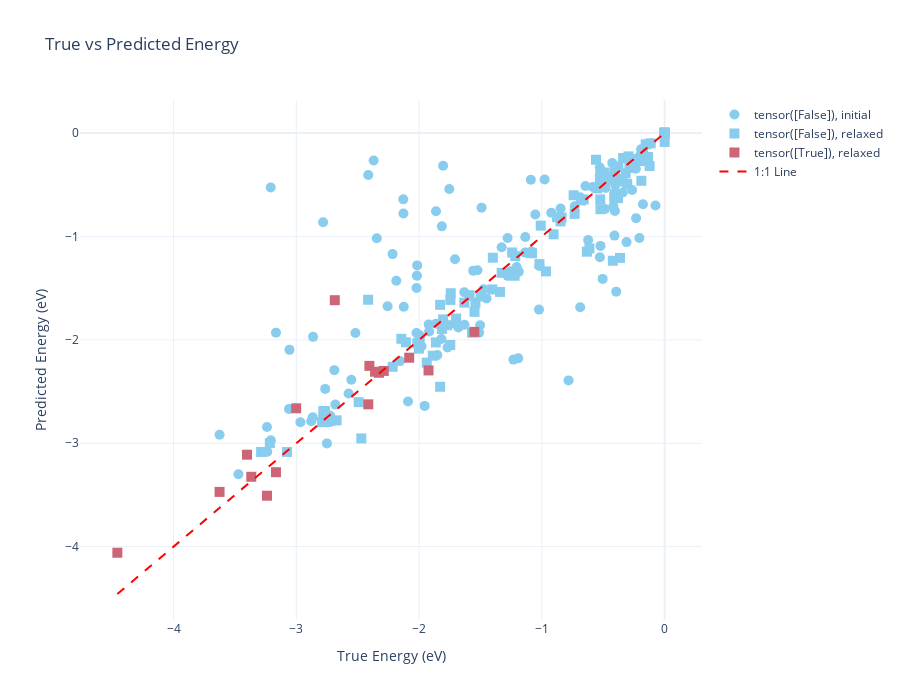

The notebook cell saved with this chart:
### Code cell
# Color palette
color_map = px.colors.qualitative.Safe

fig = go.Figure()

unique_dissociations = df_test_set["Dissociation"].unique()
unique_states = df_test_set["State"].unique()

for i, diss in enumerate(unique_dissociations):
    for j, state in enumerate(unique_states):
        subset = df_test_set[(df_test_set["Dissociation"] == diss) & (df_test_set["State"] == state)]
        if not subset.empty:
            fig.add_trace(go.Scatter(
                x=subset['True_eV'],
                y=subset['Prediction_eV'],
                mode='markers',
                name=f"{diss}, {state}",
                marker=dict(
                    size=10,
                    color=color_map[i % len(color_map)],
                    symbol=j
                ),
                # Include extra hover fields
                hovertemplate=
                    "<b>Molecule Group:</b> %{customdata[2]}<br>" +
                    "<b>Molecule:</b> %{customdata[3]}<br>" +
                    "<b>State:</b> %{customdata[1]}<br>" +
                    "<b>Dissociation:</b> %{customdata[0]}<br>" +
                    "<b>True Energy:</b> %{x:.3f} eV<br>" +
                    "<b>Predicted:</b> %{y:.3f} eV<br>" +
                    "<extra></extra>",
                customdata=subset[['Dissociation', 'State', 'Molecule Group', 'Molecule']]
            ))

# 1:1 Line
fig.add_trace(go.Scatter(
    x=[df_test_set['True_eV'].min(), df_test_set['True_eV'].max()],
    y=[df_test_set['True_eV'].min(), df_test_set['True_eV'].max()],
    mode='lines',
    name='1:1 Line',
    line=dict(dash='dash', color='red')
))

# Layout
fig.update_layout(
    title='True vs Predicted Energy',
    xaxis_title='True Energy (eV)',
    yaxis_title='Predicted Energy (eV)',
    width=900,
    height=700,
    template='plotly_white'
)

fig.show()

### Figure 1 — Plotly figure (JSON) as saved in the notebook; plotly's stock layout.template omitted (floating-point values rounded to 4 significant figures; data arrays with more than 128 entries replaced by an {"elided": "..."} marker saying what was removed)
{"data": [{"customdata": {"elided": "129x4 str values"}, "hovertemplate": "<b>Molecule Group:</b> %{customdata[2]}<br><b>Molecule:</b> %{customdata[3]}<br><b>State:</b> %{customdata[1]}<br><b>Dissociation:</b> %{customdata[0]}<br><b>True Energy:</b> %{x:.3f} eV<br><b>Predicted:</b> %{y:.3f} eV<br><extra></extra>", "marker": {"color": "rgb(136, 204, 238)", "size": 10, "symbol": 0}, "mode": "markers", "name": "tensor([False]), initial", "type": "scatter", "x": {"elided": "129 float values"}, "y": {"elided": "129 float values"}}, {"customdata": {"elided": "97x4 str values"}, "hovertemplate": "<b>Molecule Group:</b> %{customdata[2]}<br><b>Molecule:</b> %{customdata[3]}<br><b>State:</b> %{customdata[1]}<br><b>Dissociation:</b> %{customdata[0]}<br><b>True Energy:</b> %{x:.3f} eV<br><b>Predicted:</b> %{y:.3f} eV<br><extra></extra>", "marker": {"color": "rgb(136, 204, 238)", "size": 10, "symbol": 1}, "mode": "markers", "name": "tensor([False]), relaxed", "type": "scatter", "x": [-2.216, -1.009, -2.108, -1.938, 0.0, -0.3175, -1.549, -1.746, -1.541, -0.4344, -0.1897, -2.471, -0.2946, -2.002, -1.404, -1.4, -2.672, -0.7412, -0.6818, 0.0, -0.7329, -1.341, -2.781, -0.26, -1.092, -0.4045, -0.9668, -0.3428, -2.015, -1.805, -0.3769, -1.888, -3.287, -0.1857, -1.632, -1.995, -0.3385, -0.1766, 0.0, -1.569, -1.589, -1.222, -1.829, -1.217, -3.216, -2.145, -1.498, 0.0, -0.8395, -0.2864, -0.5273, 0.0, -1.02, -0.8764, -2.765, -1.829, -0.5247, -2.791, -0.4112, -0.4891, -0.3803, -0.9043, -0.6594, -0.364, -1.08, -3.076, -0.422, -1.771, -0.5491, -0.5592, -1.745, -1.328, 0.0, -2.78, -0.6336, -2.493, -0.1225, -0.4855, -0.1816, -2.415, -0.8478, -1.815, -1.864, -0.1545, -0.1354, -0.1143, -0.6127, -0.1617, -1.242, 0.0, -0.4065, -2.766, -1.742, 0.0, -0.3046, -1.699, -0.5227], "y": [-2.261, -0.8952, -2.024, -2.22, 0.0005019, -0.389, -1.729, -2.05, -1.64, -0.4223, -0.4618, -2.954, -0.2258, -2.086, -1.512, -1.206, -2.779, -0.6014, -0.6524, -0.002894, -0.7817, -1.536, -2.795, -0.2504, -1.159, -0.5899, -1.338, -0.4684, -2.032, -1.803, -0.3239, -2.154, -3.084, -0.2702, -1.64, -1.99, -0.2418, -0.187, 0.007571, -1.931, -1.569, -1.38, -1.661, -1.19, -2.999, -1.99, -1.58, 0.002675, -0.8158, -0.3374, -0.4639, -0.0008229, -1.268, -0.8144, -2.782, -2.454, -0.6424, -2.795, -0.6195, -0.3815, -0.6302, -0.9797, -0.6424, -1.208, -1.163, -3.084, -1.235, -1.859, -0.5357, -0.2583, -1.614, -1.352, -0.08615, -2.689, -1.148, -2.603, -0.3186, -0.4597, -0.1856, -1.612, -0.8545, -1.895, -2.025, -0.1088, -0.2319, -0.1001, -1.116, -0.2328, -1.155, -0.0006394, -0.3721, -2.689, -1.549, -0.0001456, -0.4908, -1.794, -0.7368]}, {"customdata": [["tensor([True])", "relaxed", "carbonates_carboxylic-acids_esters", "Acetic-acid"], ["tensor([True])", "relaxed", "thiols_thials_thioketones_thioethers", "Propane-2-thione"], ["tensor([True])", "relaxed", "amidines", "Acetimidamide"], ["tensor([True])", "relaxed", "carbonates_carboxylic-acids_esters", "Carbonic-acid"], ["tensor([True])", "relaxed", "alkanes_alkenes_alkynes", "Propylene"], ["tensor([True])", "relaxed", "carbamate-esters", "Carbamic-acid"], ["tensor([True])", "relaxed", "thiols_thials_thioketones_thioethers", "Ethanethiol"], ["tensor([True])", "relaxed", "amides", "Formamide"], ["tensor([True])", "relaxed", "thiols_thials_thioketones_thioethers", "Propane-2-thiol"], ["tensor([True])", "relaxed", "oximes", "Formaldoxime"], ["tensor([True])", "relaxed", "imines", "N-methylmethanimine"], ["tensor([True])", "relaxed", "alcohols_aldehydes_ketones_ethers", "Ethanol"], ["tensor([True])", "relaxed", "carbonates_carboxylic-acids_esters", "Carbonic-acid"], ["tensor([True])", "relaxed", "carbonates_carboxylic-acids_esters", "Acetic-acid"], ["tensor([True])", "relaxed", "alkanes_alkenes_alkynes", "Propane"], ["tensor([True])", "relaxed", "thiols_thials_thioketones_thioethers", "Methanethiol"]], "hovertemplate": "<b>Molecule Group:</b> %{customdata[2]}<br><b>Molecule:</b> %{customdata[3]}<br><b>State:</b> %{customdata[1]}<br><b>Dissociation:</b> %{customdata[0]}<br><b>True Energy:</b> %{x:.3f} eV<br><b>Predicted:</b> %{y:.3f} eV<br><extra></extra>", "marker": {"color": "rgb(204, 102, 119)", "size": 10, "symbol": 1}, "mode": "markers", "name": "tensor([True]), relaxed", "type": "scatter", "x": [-3.402, -3.239, -4.458, -2.081, -1.55, -3.367, -2.327, -3.625, -2.359, -3.166, -2.687, -3.001, -1.923, -2.405, -2.414, -2.288], "y": [-3.111, -3.507, -4.059, -2.173, -1.923, -3.324, -2.319, -3.471, -2.309, -3.28, -1.617, -2.662, -2.296, -2.252, -2.624, -2.301]}, {"line": {"color": "red", "dash": "dash"}, "mode": "lines", "name": "1:1 Line", "type": "scatter", "x": [-4.458, 0], "y": [-4.458, 0]}], "layout": {"height": 700, "title": {"text": "True vs Predicted Energy"}, "width": 900, "xaxis": {"title": {"text": "True Energy (eV)"}}, "yaxis": {"title": {"text": "Predicted Energy (eV)"}}}}
